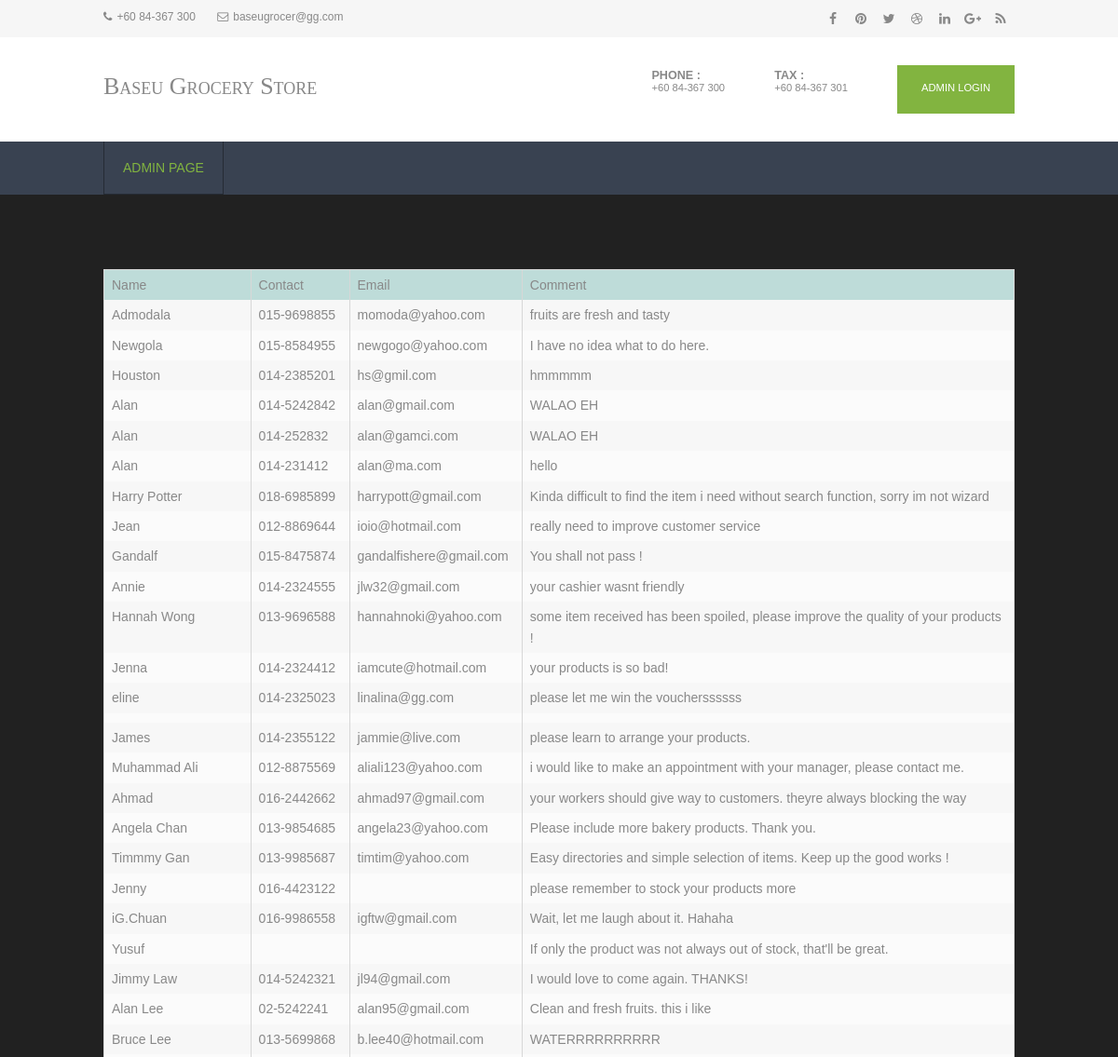
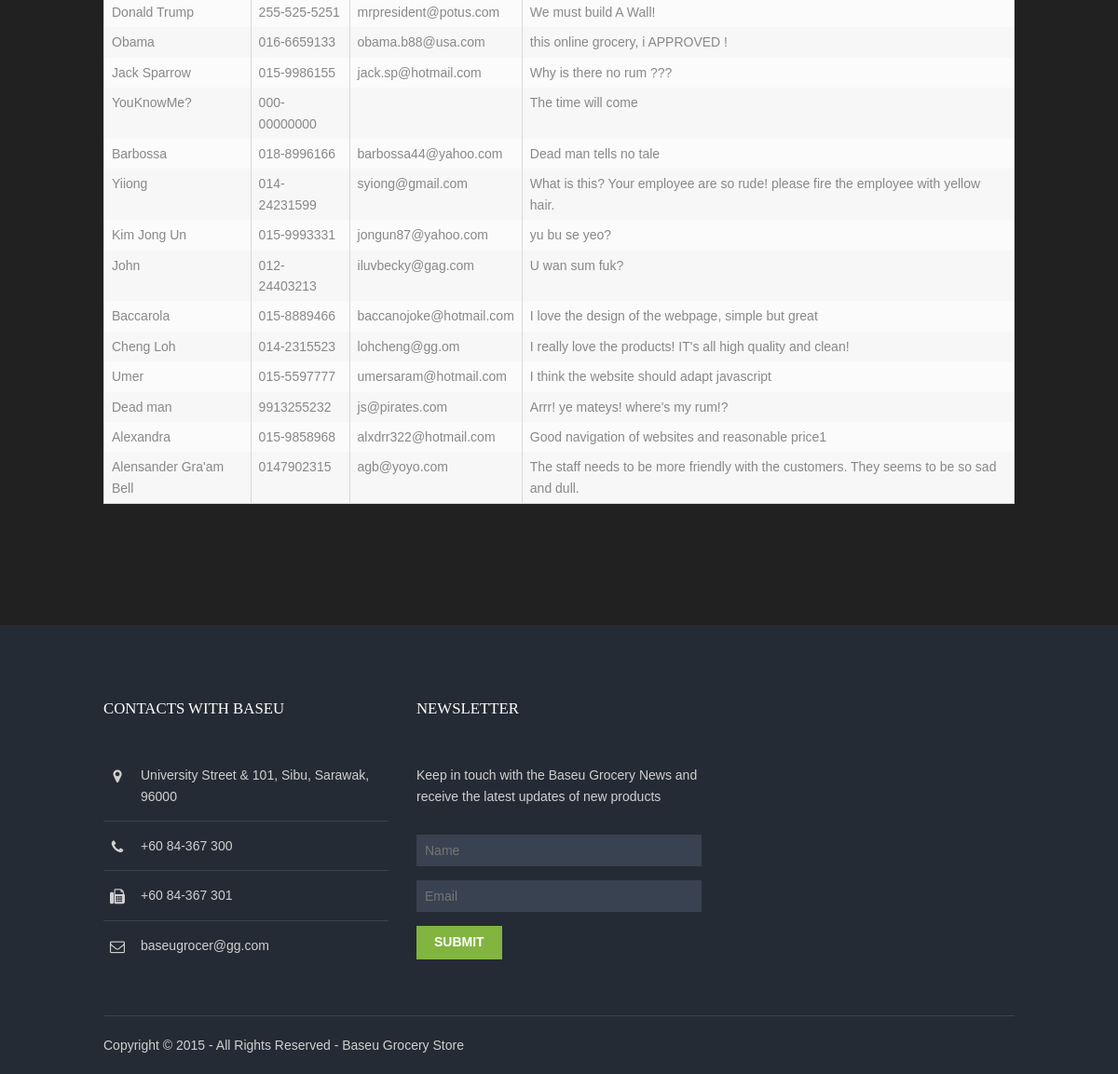
Screenshot of /view_feedback.php with the database file from the repository (2 pictures, top to bottom).
### tables this page shows
CREATE TABLE `Feedback` (
  `fb_name` varchar(255) NOT NULL,
  `fb_contact` varchar(50) NOT NULL,
  `fb_email` varchar(255) NOT NULL,
  `comment` varchar(1000) NOT NULL,
  `fb_id` int(11) NOT NULL
);

### view_feedback.php (the view, shortened to what this page needs)
<?php
require('includes/config.php');
$result = $db->query("SELECT * FROM Feedback ORDER BY fb_id DESC");
?>
<!DOCTYPE html>
<html>
<head>
<link href="layout/styles/layout.css" rel="stylesheet" type="text/css" media="all">
</head>
<body background="images/bg.jpg" id="top">
<div class="wrapper row0">
  <div id="topbar" class="hoc clear">
    <div class="fl_left">
      <ul class="nospace inline pushright">
        <li><i class="fa fa-phone"></i>+60 84-367 300</li>
        <li><i class="fa fa-envelope-o"></i>baseugrocer@gg.com</li>
      </ul>
    </div>
    <div class="fl_right">
      <ul class="faico clear">
        <li><a class="faicon-facebook" href="#"><i class="fa fa-facebook"></i></a></li>
        <li><a class="faicon-pinterest" href="#"><i class="fa fa-pinterest"></i></a></li>
        <li><a class="faicon-twitter" href="#"><i class="fa fa-twitter"></i></a></li>
        <li><a class="faicon-dribble" href="#"><i class="fa fa-dribbble"></i></a></li>
        <li><a class="faicon-linkedin" href="#"><i class="fa fa-linkedin"></i></a></li>
        <li><a class="faicon-google-plus" href="#"><i class="fa fa-google-plus"></i></a></li>
        <li><a class="faicon-rss" href="#"><i class="fa fa-rss"></i></a></li>
      </ul>
    </div>
  </div>
</div>
<div class="wrapper row1">
  <header id="header" class="hoc clear">
    <div id="logo" class="fl_left">
      <h1><a href="index.html">Baseu Grocery Store</a></h1>
    </div>
    <div id="quickinfo" class="fl_right">
      <ul class="nospace inline">
        <li><strong>Phone :</strong><br> +60 84-367 300</li>
        <li><strong>Tax :</strong><br> +60 84-367 301</li>
        <li><a class="btn" href="login.php">Admin Login</a></li>
      </ul>
    </div>
  </header>
</div>
<div class="wrapper row2">
  <nav id="mainav" class="hoc clear">
    <ul class="clear">
      <li class="active"><a href="memberpage.php">Admin Page</a></li>
    </ul>
  </nav>
</div>
<div class="wrapper row3" style="background-color : light-grey;" >
  <main class="hoc container clear">
    <div class="content">
      <div id="gallery">
        <table width='80%' border=0>
        <tr style="background-color : #BEDCD9;">
      		<td>Name</td>
      		<td>Contact</td>
      		<td>Email</td>
      		<td>Comment</td>
      	</tr>
      	<?php
      	while($row = $result->fetch(PDO::FETCH_ASSOC))
      	{
      		echo "<tr>";
      		echo "<td>".$row['fb_name']."</td>";
      		echo "<td>".$row['fb_contact']."</td>";
      		echo "<td>".$row['fb_email']."</td>";
      		echo "<td>".$row['comment']."</td>";
      	}
      	?>
      	</table>
      </div>
    </div>
  </main>
</div>
<div class="wrapper row4">
  <footer id="footer" class="hoc clear">
    <div class="one_third first">
      <h6 class="title">Contacts with Baseu</h6>
      <ul class="nospace linklist contact">
        <li><i class="fa fa-map-marker"></i>
          <address>
          University Street &amp; 101, Sibu, Sarawak, 96000
          </address>
        </li>
        <li><i class="fa fa-phone"></i> +60 84-367 300<br></li>
        <li><i class="fa fa-fax"></i> +60 84-367 301</li>
        <li><i class="fa fa-envelope-o"></i> baseugrocer@gg.com</li>
      </ul>
    </div>
    <div class="one_third">
      <h6 class="title">Newsletter</h6>
      <p class="btmspace-30">Keep in touch with the Baseu Grocery News and receive the latest updates of new products</p>
      <form method="post" action="#">
        <fieldset>
          <input class="btmspace-15" type="text" value="" placeholder="Name">
          <input class="btmspace-15" type="text" value="" placeholder="Email">
          <button type="submit" value="submit">Submit</button>
        </fieldset>
      </form>
    </div>
  </footer>
</div>
<div class="wrapper row5">
  <div id="copyright" class="hoc clear">
    <p class="fl_left">Copyright &copy; 2015 - All Rights Reserved - <a href="#">Baseu Grocery Store</a></p>
  </div>
</div>
</body>
</html>

### layout/styles/layout.css (style rules this page uses)
#topbar { padding:5px 0; font-size:12px; }
#topbar .fl_left { margin-top:4px; }
#topbar .fl_left .inline > li i { margin:0 5px 0 0; line-height:normal; }
#topbar .faico li { margin:0; }
#header { padding:30px 0; }
#header #logo { margin-top:8px; font-variant:small-caps; }
#header #logo h1 { margin:0; padding:0; font-size:26px; }
#header #quickinfo { font-size:.8rem; text-transform:uppercase; }
#header #quickinfo li { margin-right:50px; }
#header #quickinfo li:last-child { margin-right:0; }
#header #quickinfo strong { display:block; margin:0 0 -5px 0; padding:0; font-size:.9rem; }
.container { padding:80px 0; }
#footer { padding:80px 0 60px; }
#footer .title { margin:0 0 50px 0; padding:0; font-size:1.2rem; text-transform:uppercase; }
#footer .linklist li { display:block; margin-bottom:15px; padding:0 0 15px 0; border-bottom:1px solid; }
#footer .linklist li:last-child { margin:0; padding:0; border:none; }
#footer .linklist li::before, #footer .linklist li::after { display:table; content:""; }
#footer .linklist li, #footer .linklist li::after { clear:both; }
#footer .contact.linklist li, #footer .contact.linklist li:last-child { position:relative; padding-left:40px; }
#footer .contact li * { margin:0; padding:0; line-height:1.6; }
#footer .contact li i { display:block; position:absolute; top:0; left:0; width:30px; font-size:16px; text-align:center; }
#footer input, #footer button { border:1px solid; }
#footer input { display:block; width:100%; padding:8px; }
#footer button { padding:8px 18px 10px; text-transform:uppercase; font-weight:700; cursor:pointer; }
#copyright { padding:20px 0; border-top:1px solid; }
#copyright * { margin:0; padding:0; }
*, *::before, *::after { transition:all .3s ease-in-out; }
nav ul, nav ol { margin:0; padding:0; list-style:none; }
#mainav, #breadcrumb, .sidebar nav { line-height:normal; }
#mainav li { display:block; position:relative; float:left; margin:0; padding:0; text-transform:uppercase; }
#mainav li:last-child { margin-right:0; }
#mainav ul.clear { border:solid; border-width:0 0 0 1px; }
#mainav li a { display:block; padding:20px; border:solid; border-width:0 1px 1px 0; border-collapse:collapse; }
table, th, td { border:1px solid; border-collapse:collapse; vertical-align:top; }
table, th { table-layout:auto; }
table { width:100%; margin-bottom:15px; }
th, td { padding:5px 8px; }
td { border-width:0 1px; }
#gallery { display:block; width:100%; margin-bottom:50px; }
.faico { margin:0; padding:0; list-style:none; }
.faico li { display:inline-block; float:left; margin:0 2px 0 0; padding:0; line-height:normal; }
.faico li:last-child { margin-right:0; }
.faico a { display:inline-block; width:30px; height:30px; line-height:30px; font-size:14px; text-align:center; }
.faico a { color:inherit; background-color:transparent; }
body { color:#888888; background-color:#252B34; }
a { color:#82B440; }
.btn, .btn.inverse:hover { color:#FFFFFF; background-color:#82B440; border-color:#82B440; }
.row0 { color:#888888; background-color:#F6F6F6; }
.row1 { color:#888888; background-color:#FFFFFF; }
.row2, .row2 a { color:#FFFFFF; background-color:#394251; }
.row3 { color:#888888; background-color:#212121; }
.row4 { color:#D0D0D0; background-color:#252B34; }
.row5, .row5 a { color:#D0D0D0; background-color:#252B34; }
#header #logo * { color:inherit; }
#footer .title { color:#FFFFFF; }
#footer .linklist li { border-color:#394251; }
#footer input, #footer button { border-color:transparent; }
#footer input { color:#FFFFFF; background-color:#394251; }
#footer button { color:#FFFFFF; background-color:#82B440; }
#copyright { border-color:#394251; }
#mainav ul.clear { border-color:#252B34; }
#mainav li a { color:inherit; background-color:inherit; border-color:#252B34; }
#mainav .active a, #mainav a:hover, #mainav li:hover > a { color:#82B440; background-color:inherit; }
table, th, td, #comments .avatar, #comments input, #comments textarea { border-color:#D7D7D7; }
tr, #comments li, #comments input[type="submit"], #comments input[type="reset"] { color:inherit; background-color:#FBFBFB; }
tr:nth-child(even), #comments li:nth-child(even) { color:inherit; background-color:#F7F7F7; }
@media screen and (min-width:978px) { .hoc { max-width:978px; } }

### rows the page displays
feedback: fb_name "Admodala", fb_contact "015-9698855", fb_email "momoda@yahoo.com", comment "fruits are fresh and tasty"
feedback: fb_name "Newgola", fb_contact "015-8584955", fb_email "newgogo@yahoo.com", comment "I have no idea what to do here."
feedback: fb_name "Houston", fb_contact "014-2385201", fb_email "hs@gmil.com", comment "hmmmmm"
feedback: fb_name "Alan", fb_contact "014-5242842", fb_email "alan@gmail.com", comment "WALAO EH"
feedback: fb_name "Alan", fb_contact "014-252832", fb_email "alan@gamci.com", comment "WALAO EH"
feedback: fb_name "Alan", fb_contact "014-231412", fb_email "alan@ma.com", comment "hello"
feedback: fb_name "Harry Potter", fb_contact "018-6985899", fb_email "harrypott@gmail.com", comment "Kinda difficult to find the item i need without search function, sorry im not wizard"
feedback: fb_name "Jean", fb_contact "012-8869644", fb_email "ioio@hotmail.com", comment "really need to improve customer service"
feedback: fb_name "Gandalf", fb_contact "015-8475874", fb_email "gandalfishere@gmail.com", comment "You shall not pass !"
feedback: fb_name "Annie", fb_contact "014-2324555", fb_email "jlw32@gmail.com", comment "your cashier wasnt friendly"
feedback: fb_name "Hannah Wong", fb_contact "013-9696588", fb_email "hannahnoki@yahoo.com", comment "some item received has been spoiled, please improve the quality of your products !"
feedback: fb_name "Jenna", fb_contact "014-2324412", fb_email "iamcute@hotmail.com", comment "your products is so bad!"
feedback: fb_name "eline", fb_contact "014-2325023", fb_email "linalina@gg.com", comment "please let me win the voucherssssss"
feedback: fb_name "James", fb_contact "014-2355122", fb_email "jammie@live.com", comment "please learn to arrange your products."
feedback: fb_name "Muhammad Ali", fb_contact "012-8875569", fb_email "aliali123@yahoo.com", comment "i would like to make an appointment with your manager, please contact me."
feedback: fb_name "Ahmad", fb_contact "016-2442662", fb_email "ahmad97@gmail.com", comment "your workers should give way to customers. theyre always blocking the way"
feedback: fb_name "Angela Chan", fb_contact "013-9854685", fb_email "angela23@yahoo.com", comment "Please include more bakery products. Thank you."
feedback: fb_name "Timmmy Gan", fb_contact "013-9985687", fb_email "timtim@yahoo.com", comment "Easy directories and simple selection of items. Keep up the good works !"
feedback: fb_name "Jenny", fb_contact "016-4423122", comment "please remember to stock your products more"
feedback: fb_name "iG.Chuan", fb_contact "016-9986558", fb_email "igftw@gmail.com", comment "Wait, let me laugh about it. Hahaha"
feedback: fb_name "Yusuf", comment "If only the product was not always out of stock, that'll be great."
feedback: fb_name "Jimmy Law", fb_contact "014-5242321", fb_email "jl94@gmail.com", comment "I would love to come again. THANKS!"
feedback: fb_name "Alan Lee", fb_contact "02-5242241", fb_email "alan95@gmail.com", comment "Clean and fresh fruits. this i like"
feedback: fb_name "Bruce Lee", fb_contact "013-5699868", fb_email "b.lee40@hotmail.com", comment "WATERRRRRRRRRR"
feedback: fb_name "Donald Trump", fb_contact "255-525-5251", fb_email "mrpresident@potus.com", comment "We must build A Wall!"
feedback: fb_name "Obama", fb_contact "016-6659133", fb_email "obama.b88@usa.com", comment "this online grocery, i APPROVED !"
feedback: fb_name "Jack Sparrow", fb_contact "015-9986155", fb_email "jack.sp@hotmail.com", comment "Why is there no rum ???"
feedback: fb_name "YouKnowMe?", fb_contact "000-00000000", comment "The time will come"
feedback: fb_name "Barbossa", fb_contact "018-8996166", fb_email "barbossa44@yahoo.com", comment "Dead man tells no tale"
feedback: fb_name "Yiiong", fb_contact "014-24231599", fb_email "syiong@gmail.com", comment "What is this? Your employee are so rude! please fire the employee with yellow hair."
feedback: fb_name "Kim Jong Un", fb_contact "015-9993331", fb_email "jongun87@yahoo.com", comment "yu bu se yeo?"
feedback: fb_name "John", fb_contact "012-24403213", fb_email "iluvbecky@gag.com", comment "U wan sum fuk?"
feedback: fb_name "Baccarola", fb_contact "015-8889466", fb_email "baccanojoke@hotmail.com", comment "I love the design of the webpage, simple but great"
feedback: fb_name "Cheng Loh", fb_contact "014-2315523", fb_email "lohcheng@gg.om", comment "I really love the products! IT's all high quality and clean!"
feedback: fb_name "Umer", fb_contact "015-5597777", fb_email "umersaram@hotmail.com", comment "I think the website should adapt javascript"
feedback: fb_name "Dead man", fb_contact "9913255232", fb_email "js@pirates.com", comment "Arrr! ye mateys! where's my rum!?"
feedback: fb_name "Alexandra", fb_contact "015-9858968", fb_email "alxdrr322@hotmail.com", comment "Good navigation of websites and reasonable price1"
feedback: fb_name "Alensander Gra'am Bell", fb_contact "0147902315", fb_email "agb@yoyo.com", comment "The staff needs to be more friendly with the customers. They seems to be so sad and dull."
